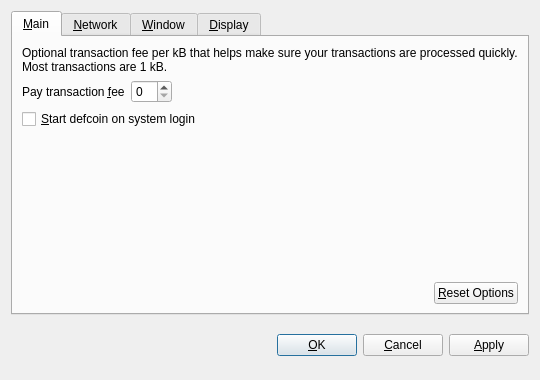
<?xml version="1.0" encoding="UTF-8"?>
<ui version="4.0">
 <class>OptionsDialog</class>
 <widget class="QDialog" name="OptionsDialog">
  <property name="geometry">
   <rect>
    <x>0</x>
    <y>0</y>
    <width>540</width>
    <height>380</height>
   </rect>
  </property>
  <property name="windowTitle">
   <string>Options</string>
  </property>
  <property name="modal">
   <bool>true</bool>
  </property>
  <layout class="QVBoxLayout" name="verticalLayout">
   <item>
    <widget class="QTabWidget" name="tabWidget">
     <property name="tabPosition">
      <enum>QTabWidget::North</enum>
     </property>
     <property name="currentIndex">
      <number>0</number>
     </property>
     <widget class="QWidget" name="tabMain">
      <attribute name="title">
       <string>&amp;Main</string>
      </attribute>
      <layout class="QVBoxLayout" name="verticalLayout_Main">
       <item>
        <widget class="QLabel" name="transactionFeeInfoLabel">
         <property name="text">
          <string>Optional transaction fee per kB that helps make sure your transactions are processed quickly. Most transactions are 1 kB.</string>
         </property>
         <property name="textFormat">
          <enum>Qt::PlainText</enum>
         </property>
         <property name="wordWrap">
          <bool>true</bool>
         </property>
        </widget>
       </item>
       <item>
        <layout class="QHBoxLayout" name="horizontalLayout_1_Main">
         <item>
          <widget class="QLabel" name="transactionFeeLabel">
           <property name="text">
            <string>Pay transaction &amp;fee</string>
           </property>
           <property name="textFormat">
            <enum>Qt::PlainText</enum>
           </property>
           <property name="buddy">
            <cstring>transactionFee</cstring>
           </property>
          </widget>
         </item>
         <item>
          <widget class="BitcoinAmountField" name="transactionFee"/>
         </item>
         <item>
          <spacer name="horizontalSpacer_1_Main">
           <property name="orientation">
            <enum>Qt::Horizontal</enum>
           </property>
           <property name="sizeHint" stdset="0">
            <size>
             <width>40</width>
             <height>20</height>
            </size>
           </property>
          </spacer>
         </item>
        </layout>
       </item>
       <item>
        <widget class="QCheckBox" name="bitcoinAtStartup">
         <property name="toolTip">
          <string>Automatically start defcoin after logging in to the system.</string>
         </property>
         <property name="text">
          <string>&amp;Start defcoin on system login</string>
         </property>
        </widget>
       </item>
       <item>
        <spacer name="verticalSpacer_Main">
         <property name="orientation">
          <enum>Qt::Vertical</enum>
         </property>
         <property name="sizeHint" stdset="0">
          <size>
           <width>20</width>
           <height>40</height>
          </size>
         </property>
        </spacer>
       </item>
       <item>
        <layout class="QHBoxLayout" name="horizontalLayout_2_Main">
         <item>
          <spacer name="horizontalSpacer_2_Main">
           <property name="orientation">
            <enum>Qt::Horizontal</enum>
           </property>
           <property name="sizeHint" stdset="0">
            <size>
             <width>40</width>
             <height>20</height>
            </size>
           </property>
          </spacer>
         </item>
         <item>
          <widget class="QPushButton" name="resetButton">
           <property name="toolTip">
            <string>Reset all client options to default.</string>
           </property>
           <property name="text">
            <string>&amp;Reset Options</string>
           </property>
           <property name="autoDefault">
            <bool>false</bool>
           </property>
          </widget>
         </item>
        </layout>
       </item>
      </layout>
     </widget>
     <widget class="QWidget" name="tabNetwork">
      <attribute name="title">
       <string>&amp;Network</string>
      </attribute>
      <layout class="QVBoxLayout" name="verticalLayout_Network">
       <item>
        <widget class="QCheckBox" name="mapPortUpnp">
         <property name="toolTip">
          <string>Automatically open the defcoin client port on the router. This only works when your router supports UPnP and it is enabled.</string>
         </property>
         <property name="text">
          <string>Map port using &amp;UPnP</string>
         </property>
        </widget>
       </item>
       <item>
        <widget class="QCheckBox" name="connectSocks">
         <property name="toolTip">
          <string>Connect to the defcoin network through a SOCKS proxy (e.g. when connecting through Tor).</string>
         </property>
         <property name="text">
          <string>&amp;Connect through SOCKS proxy:</string>
         </property>
        </widget>
       </item>
       <item>
        <layout class="QHBoxLayout" name="horizontalLayout_Network">
         <item>
          <widget class="QLabel" name="proxyIpLabel">
           <property name="text">
            <string>Proxy &amp;IP:</string>
           </property>
           <property name="textFormat">
            <enum>Qt::PlainText</enum>
           </property>
           <property name="buddy">
            <cstring>proxyIp</cstring>
           </property>
          </widget>
         </item>
         <item>
          <widget class="QValidatedLineEdit" name="proxyIp">
           <property name="maximumSize">
            <size>
             <width>140</width>
             <height>16777215</height>
            </size>
           </property>
           <property name="toolTip">
            <string>IP address of the proxy (e.g. 127.0.0.1)</string>
           </property>
          </widget>
         </item>
         <item>
          <widget class="QLabel" name="proxyPortLabel">
           <property name="text">
            <string>&amp;Port:</string>
           </property>
           <property name="textFormat">
            <enum>Qt::PlainText</enum>
           </property>
           <property name="buddy">
            <cstring>proxyPort</cstring>
           </property>
          </widget>
         </item>
         <item>
          <widget class="QLineEdit" name="proxyPort">
           <property name="maximumSize">
            <size>
             <width>55</width>
             <height>16777215</height>
            </size>
           </property>
           <property name="toolTip">
            <string>Port of the proxy (e.g. 9050)</string>
           </property>
          </widget>
         </item>
         <item>
          <widget class="QLabel" name="socksVersionLabel">
           <property name="text">
            <string>SOCKS &amp;Version:</string>
           </property>
           <property name="textFormat">
            <enum>Qt::PlainText</enum>
           </property>
           <property name="buddy">
            <cstring>socksVersion</cstring>
           </property>
          </widget>
         </item>
         <item>
          <widget class="QValueComboBox" name="socksVersion">
           <property name="toolTip">
            <string>SOCKS version of the proxy (e.g. 5)</string>
           </property>
          </widget>
         </item>
         <item>
          <spacer name="horizontalSpacer_Network">
           <property name="orientation">
            <enum>Qt::Horizontal</enum>
           </property>
           <property name="sizeHint" stdset="0">
            <size>
             <width>40</width>
             <height>20</height>
            </size>
           </property>
          </spacer>
         </item>
        </layout>
       </item>
       <item>
        <spacer name="verticalSpacer_Network">
         <property name="orientation">
          <enum>Qt::Vertical</enum>
         </property>
         <property name="sizeHint" stdset="0">
          <size>
           <width>20</width>
           <height>40</height>
          </size>
         </property>
        </spacer>
       </item>
      </layout>
     </widget>
     <widget class="QWidget" name="tabWindow">
      <attribute name="title">
       <string>&amp;Window</string>
      </attribute>
      <layout class="QVBoxLayout" name="verticalLayout_Window">
       <item>
        <widget class="QCheckBox" name="minimizeToTray">
         <property name="toolTip">
          <string>Show only a tray icon after minimizing the window.</string>
         </property>
         <property name="text">
          <string>&amp;Minimize to the tray instead of the taskbar</string>
         </property>
        </widget>
       </item>
       <item>
        <widget class="QCheckBox" name="minimizeOnClose">
         <property name="toolTip">
          <string>Minimize instead of exit the application when the window is closed. When this option is enabled, the application will be closed only after selecting Quit in the menu.</string>
         </property>
         <property name="text">
          <string>M&amp;inimize on close</string>
         </property>
        </widget>
       </item>
       <item>
        <spacer name="verticalSpacer_Window">
         <property name="orientation">
          <enum>Qt::Vertical</enum>
         </property>
         <property name="sizeHint" stdset="0">
          <size>
           <width>20</width>
           <height>40</height>
          </size>
         </property>
        </spacer>
       </item>
      </layout>
     </widget>
     <widget class="QWidget" name="tabDisplay">
      <attribute name="title">
       <string>&amp;Display</string>
      </attribute>
      <layout class="QVBoxLayout" name="verticalLayout_Display">
       <item>
        <layout class="QHBoxLayout" name="horizontalLayout_1_Display">
         <item>
          <widget class="QLabel" name="langLabel">
           <property name="text">
            <string>User Interface &amp;language:</string>
           </property>
           <property name="textFormat">
            <enum>Qt::PlainText</enum>
           </property>
           <property name="buddy">
            <cstring>lang</cstring>
           </property>
          </widget>
         </item>
         <item>
          <widget class="QValueComboBox" name="lang">
           <property name="toolTip">
            <string>The user interface language can be set here. This setting will take effect after restarting defcoin.</string>
           </property>
          </widget>
         </item>
        </layout>
       </item>
       <item>
        <layout class="QHBoxLayout" name="horizontalLayout_2_Display">
         <item>
          <widget class="QLabel" name="unitLabel">
           <property name="text">
            <string>&amp;Unit to show amounts in:</string>
           </property>
           <property name="textFormat">
            <enum>Qt::PlainText</enum>
           </property>
           <property name="buddy">
            <cstring>unit</cstring>
           </property>
          </widget>
         </item>
         <item>
          <widget class="QValueComboBox" name="unit">
           <property name="toolTip">
            <string>Choose the default subdivision unit to show in the interface and when sending coins.</string>
           </property>
          </widget>
         </item>
        </layout>
       </item>
       <item>
        <widget class="QCheckBox" name="displayAddresses">
         <property name="toolTip">
          <string>Whether to show defcoin addresses in the transaction list or not.</string>
         </property>
         <property name="text">
          <string>&amp;Display addresses in transaction list</string>
         </property>
        </widget>
       </item>
       <item>
        <widget class="QCheckBox" name="coinControlFeatures">
         <property name="toolTip">
          <string>Whether to show coin control features or not.</string>
         </property>
         <property name="text">
          <string>Display coin &amp;control features (experts only!)</string>
         </property>
        </widget>
       </item>
       <item>
        <spacer name="verticalSpacer_Display">
         <property name="orientation">
          <enum>Qt::Vertical</enum>
         </property>
         <property name="sizeHint" stdset="0">
          <size>
           <width>20</width>
           <height>40</height>
          </size>
         </property>
        </spacer>
       </item>
      </layout>
     </widget>
    </widget>
   </item>
   <item>
    <layout class="QHBoxLayout" name="horizontalLayout_Buttons">
     <item>
      <spacer name="horizontalSpacer_1">
       <property name="orientation">
        <enum>Qt::Horizontal</enum>
       </property>
       <property name="sizeHint" stdset="0">
        <size>
         <width>40</width>
         <height>48</height>
        </size>
       </property>
      </spacer>
     </item>
     <item>
      <widget class="QLabel" name="statusLabel">
       <property name="font">
        <font>
         <weight>75</weight>
         <bold>true</bold>
        </font>
       </property>
       <property name="text">
        <string/>
       </property>
       <property name="textFormat">
        <enum>Qt::PlainText</enum>
       </property>
       <property name="wordWrap">
        <bool>true</bool>
       </property>
      </widget>
     </item>
     <item>
      <spacer name="horizontalSpacer_2">
       <property name="orientation">
        <enum>Qt::Horizontal</enum>
       </property>
       <property name="sizeHint" stdset="0">
        <size>
         <width>40</width>
         <height>48</height>
        </size>
       </property>
      </spacer>
     </item>
     <item>
      <widget class="QPushButton" name="okButton">
       <property name="text">
        <string>&amp;OK</string>
       </property>
      </widget>
     </item>
     <item>
      <widget class="QPushButton" name="cancelButton">
       <property name="text">
        <string>&amp;Cancel</string>
       </property>
       <property name="autoDefault">
        <bool>false</bool>
       </property>
      </widget>
     </item>
     <item>
      <widget class="QPushButton" name="applyButton">
       <property name="text">
        <string>&amp;Apply</string>
       </property>
       <property name="autoDefault">
        <bool>false</bool>
       </property>
      </widget>
     </item>
    </layout>
   </item>
  </layout>
 </widget>
 <customwidgets>
  <customwidget>
   <class>BitcoinAmountField</class>
   <extends>QSpinBox</extends>
   <header>bitcoinamountfield.h</header>
  </customwidget>
  <customwidget>
   <class>QValueComboBox</class>
   <extends>QComboBox</extends>
   <header>qvaluecombobox.h</header>
  </customwidget>
  <customwidget>
   <class>QValidatedLineEdit</class>
   <extends>QLineEdit</extends>
   <header>qvalidatedlineedit.h</header>
  </customwidget>
 </customwidgets>
 <resources/>
 <connections/>
</ui>
